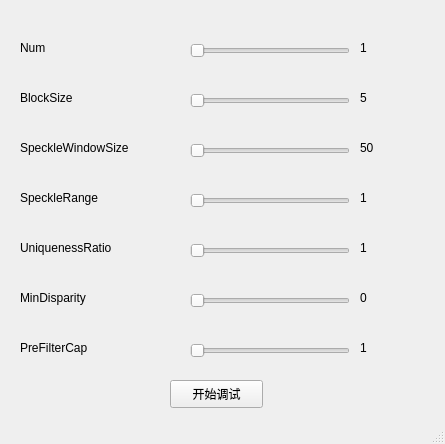
<?xml version="1.0" encoding="UTF-8"?>
<ui version="4.0">
 <class>MainWindow</class>
 <widget class="QMainWindow" name="MainWindow">
  <property name="geometry">
   <rect>
    <x>0</x>
    <y>0</y>
    <width>445</width>
    <height>444</height>
   </rect>
  </property>
  <property name="windowTitle">
   <string>MainWindow</string>
  </property>
  <widget class="QWidget" name="centralwidget">
   <widget class="QSlider" name="numSlider">
    <property name="geometry">
     <rect>
      <x>190</x>
      <y>40</y>
      <width>160</width>
      <height>22</height>
     </rect>
    </property>
    <property name="orientation">
     <enum>Qt::Horizontal</enum>
    </property>
    <property name="invertedAppearance">
     <bool>false</bool>
    </property>
    <property name="invertedControls">
     <bool>false</bool>
    </property>
   </widget>
   <widget class="QLabel" name="Num">
    <property name="geometry">
     <rect>
      <x>20</x>
      <y>40</y>
      <width>72</width>
      <height>15</height>
     </rect>
    </property>
    <property name="text">
     <string>Num</string>
    </property>
   </widget>
   <widget class="QLabel" name="Blocksize">
    <property name="geometry">
     <rect>
      <x>20</x>
      <y>90</y>
      <width>72</width>
      <height>15</height>
     </rect>
    </property>
    <property name="text">
     <string>BlockSize</string>
    </property>
   </widget>
   <widget class="QSlider" name="bsSlider">
    <property name="geometry">
     <rect>
      <x>190</x>
      <y>90</y>
      <width>160</width>
      <height>22</height>
     </rect>
    </property>
    <property name="orientation">
     <enum>Qt::Horizontal</enum>
    </property>
   </widget>
   <widget class="QLabel" name="numVal">
    <property name="geometry">
     <rect>
      <x>360</x>
      <y>40</y>
      <width>72</width>
      <height>15</height>
     </rect>
    </property>
    <property name="text">
     <string>1</string>
    </property>
   </widget>
   <widget class="QLabel" name="bsVal">
    <property name="geometry">
     <rect>
      <x>360</x>
      <y>90</y>
      <width>72</width>
      <height>15</height>
     </rect>
    </property>
    <property name="text">
     <string>5</string>
    </property>
   </widget>
   <widget class="QLabel" name="swsVal">
    <property name="geometry">
     <rect>
      <x>360</x>
      <y>140</y>
      <width>72</width>
      <height>15</height>
     </rect>
    </property>
    <property name="text">
     <string>50</string>
    </property>
   </widget>
   <widget class="QSlider" name="swsSlider">
    <property name="geometry">
     <rect>
      <x>190</x>
      <y>140</y>
      <width>160</width>
      <height>22</height>
     </rect>
    </property>
    <property name="orientation">
     <enum>Qt::Horizontal</enum>
    </property>
   </widget>
   <widget class="QLabel" name="SpeckleWindowSize">
    <property name="geometry">
     <rect>
      <x>20</x>
      <y>140</y>
      <width>141</width>
      <height>16</height>
     </rect>
    </property>
    <property name="text">
     <string>SpeckleWindowSize</string>
    </property>
   </widget>
   <widget class="QLabel" name="srVal">
    <property name="geometry">
     <rect>
      <x>360</x>
      <y>190</y>
      <width>72</width>
      <height>15</height>
     </rect>
    </property>
    <property name="text">
     <string>1</string>
    </property>
   </widget>
   <widget class="QSlider" name="srSlider">
    <property name="geometry">
     <rect>
      <x>190</x>
      <y>190</y>
      <width>160</width>
      <height>22</height>
     </rect>
    </property>
    <property name="orientation">
     <enum>Qt::Horizontal</enum>
    </property>
   </widget>
   <widget class="QLabel" name="SpeckleRange">
    <property name="geometry">
     <rect>
      <x>20</x>
      <y>190</y>
      <width>111</width>
      <height>16</height>
     </rect>
    </property>
    <property name="text">
     <string>SpeckleRange</string>
    </property>
   </widget>
   <widget class="QLabel" name="urVal">
    <property name="geometry">
     <rect>
      <x>360</x>
      <y>240</y>
      <width>72</width>
      <height>15</height>
     </rect>
    </property>
    <property name="text">
     <string>1</string>
    </property>
   </widget>
   <widget class="QSlider" name="urSlider">
    <property name="geometry">
     <rect>
      <x>190</x>
      <y>240</y>
      <width>160</width>
      <height>22</height>
     </rect>
    </property>
    <property name="orientation">
     <enum>Qt::Horizontal</enum>
    </property>
   </widget>
   <widget class="QLabel" name="UniquenessRatio">
    <property name="geometry">
     <rect>
      <x>20</x>
      <y>240</y>
      <width>131</width>
      <height>16</height>
     </rect>
    </property>
    <property name="text">
     <string>UniquenessRatio</string>
    </property>
   </widget>
   <widget class="QLabel" name="mdVal">
    <property name="geometry">
     <rect>
      <x>360</x>
      <y>290</y>
      <width>72</width>
      <height>15</height>
     </rect>
    </property>
    <property name="text">
     <string>0</string>
    </property>
   </widget>
   <widget class="QSlider" name="mdSlider">
    <property name="geometry">
     <rect>
      <x>190</x>
      <y>290</y>
      <width>160</width>
      <height>22</height>
     </rect>
    </property>
    <property name="orientation">
     <enum>Qt::Horizontal</enum>
    </property>
   </widget>
   <widget class="QLabel" name="MinDisparity">
    <property name="geometry">
     <rect>
      <x>20</x>
      <y>290</y>
      <width>111</width>
      <height>16</height>
     </rect>
    </property>
    <property name="text">
     <string>MinDisparity</string>
    </property>
   </widget>
   <widget class="QLabel" name="pfcVal">
    <property name="geometry">
     <rect>
      <x>360</x>
      <y>340</y>
      <width>72</width>
      <height>15</height>
     </rect>
    </property>
    <property name="text">
     <string>1</string>
    </property>
   </widget>
   <widget class="QSlider" name="pfcSlider">
    <property name="geometry">
     <rect>
      <x>190</x>
      <y>340</y>
      <width>160</width>
      <height>22</height>
     </rect>
    </property>
    <property name="orientation">
     <enum>Qt::Horizontal</enum>
    </property>
   </widget>
   <widget class="QLabel" name="PreFilterCap">
    <property name="geometry">
     <rect>
      <x>20</x>
      <y>340</y>
      <width>101</width>
      <height>16</height>
     </rect>
    </property>
    <property name="text">
     <string>PreFilterCap</string>
    </property>
   </widget>
   <widget class="QPushButton" name="transBtn">
    <property name="geometry">
     <rect>
      <x>170</x>
      <y>380</y>
      <width>93</width>
      <height>28</height>
     </rect>
    </property>
    <property name="text">
     <string>开始调试</string>
    </property>
   </widget>
  </widget>
  <widget class="QStatusBar" name="statusbar"/>
 </widget>
 <resources/>
 <connections/>
</ui>
